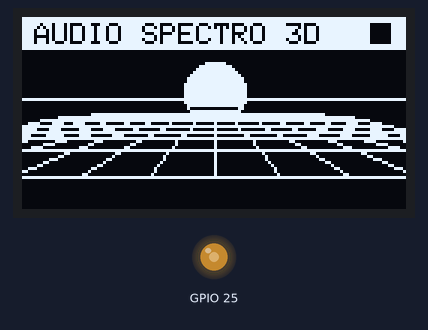
Bench run of a sketch on a simulated ESP32. On the bench: 128×64 one-colour display, output pins drawn as LEDs (lit = HIGH).

Above: at 0.2 s.
At 0.81 s:
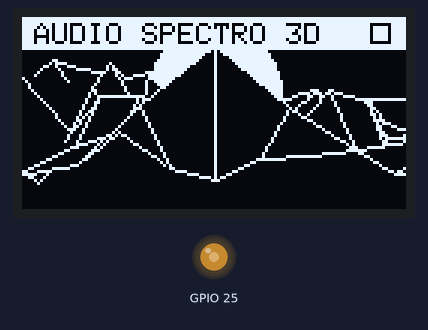
At 1.72 s:
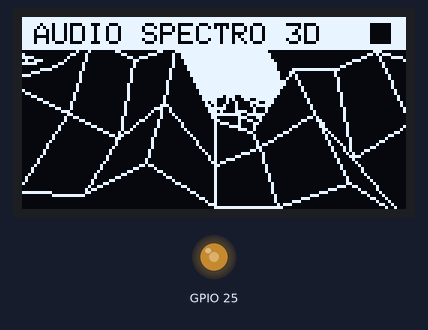
At 2.33 s:
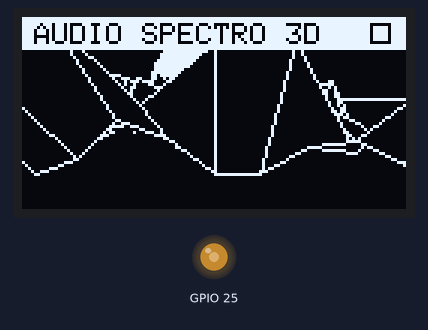
Timing chart, 0 to 2.4 s (numbered marks = the images above):
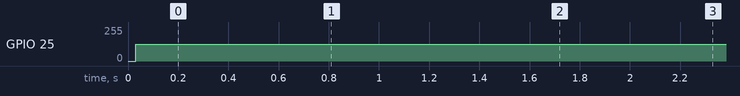

Measured:
- by itself, GPIO 25: 0/255 → 127/255 at 0.03 s

The sketch:

chiptune_synth.ino
```cpp
// ============================================================
//  CHIPTUNE SYNTH & 3D MUSIC-REACTIVE TERRAIN
//  ESP32 + SSD1306 128x64 OLED
// ============================================================
//  - Sintetizador Chiptune de 3 canales a 16,000 Hz por Hardware (DAC Pin 25).
//  - Secuenciador integrado con pista de bajo, melodía arpegiada y percusión.
//  - Analizador de espectro FFT Cooley-Tukey en tiempo real (64 muestras).
//  - Terreno 3D reactivo a las frecuencias (Graves al centro, agudos a lados).
//  - Sol retro sunset pulsante en el horizonte al ritmo de los bajos.
//  - Cámara con rebote vertical (bobbing) físico activado por el volumen.
//  - Renderizado 3D sólido con oclusión completa (Painter's Algorithm).
// ============================================================

#include <Wire.h>
#include <Adafruit_GFX.h>
#include <Adafruit_SSD1306.h>
#include <math.h>
#include "esp_timer.h"

#define SCR_W 128
#define SCR_H 64
#define OLED_RESET -1
#define OLED_ADDR  0x3C
Adafruit_SSD1306 display(SCR_W, SCR_H, &Wire, OLED_RESET);

// Parámetros de la grilla 3D
const int scl = 12;   // Tamaño de celda en la grilla
const int cols = 16;  // Columnas (correspondientes a 16 bandas FFT)
const int rows = 12;  // Filas
float terrain[cols][rows];

// Configuración de proyección 3D
const float fov = 50.0;
float cam_h = 16.0;     // Altura de cámara (bobbing reactivo)
float theta = 0.22;     // Pitch hacia abajo (12.6 grados)
float cos_theta = cos(theta);
float sin_theta = sin(theta);

// Buffer circular de audio para la FFT
volatile int bufferWriteIdx = 0;
volatile float audioBuffer[64];

// ============================================================
//  MÚSICA Y SECUENCIADOR RETRO CHIPTUNE (Secuencias en PROGMEM)
// ============================================================
const uint32_t stepSamples = 1900; // Tempo (~118 BPM, 1900 muestras por paso a 16kHz)
uint32_t currentSample = 0;
int currentStep = 0;

// Notas de Melodía Arpegiada (MIDI)
const uint8_t PROGMEM melodyPattern[32] = {
  60, 64, 67, 72,  60, 64, 67, 72,  // Do Mayor arpegio
  62, 65, 69, 74,  62, 65, 69, 74,  // Re menor arpegio
  57, 60, 64, 69,  57, 60, 64, 69,  // La menor arpegio
  59, 62, 67, 71,  59, 62, 67, 71   // Sol Mayor arpegio
};

// Notas de Bajo Pulsante (MIDI)
const uint8_t PROGMEM bassPattern[32] = {
  36, 0, 36, 0,  38, 0, 38, 0,
  33, 0, 33, 0,  35, 0, 35, 0,
  36, 36, 0, 36, 38, 38, 0, 38,
  33, 33, 0, 33, 35, 35, 0, 35
};

// Percusiones (1: Bombo/Kick, 2: Redoblante/Snare, 3: Platillo/Hi-hat)
const uint8_t PROGMEM drumPattern[32] = {
  1, 0, 3, 0,  2, 0, 3, 0,
  1, 3, 0, 3,  2, 0, 3, 0,
  1, 0, 3, 0,  2, 0, 3, 0,
  1, 3, 1, 0,  2, 3, 2, 0
};

// Variables del sintetizador
volatile float freq1 = 0.0f;      // Frecuencia arpegio (lead)
volatile float freq2 = 0.0f;      // Frecuencia bajo
volatile float env1 = 0.0f;       // Envolvente lead
volatile float env2 = 0.0f;       // Envolvente bajo
volatile float envNoise = 0.0f;   // Envolvente percusión
volatile int noiseType = 0;       // Tipo de percusión activa
volatile float kickFreq = 0.0f;   // Barrido de frecuencia del bombo

float phase1 = 0.0f;
float phase2 = 0.0f;
uint16_t lfsr = 0xACE1u;          // Registro de ruido aleatorio

// Convertir MIDI a frecuencia
float noteToFreq(int note) {
  if (note == 0) return 0.0f;
  return 440.0f * pow(2.0f, (note - 69) / 12.0f);
}

// ============================================================
//  RUTINA DE INTERRUPCIÓN (Síntesis de Audio a 16,000 Hz)
// ============================================================
void IRAM_ATTR onTimerCallback(void* arg) {
  // 1. Avanzar secuenciador
  currentSample++;
  if (currentSample >= stepSamples) {
    currentSample = 0;
    currentStep = (currentStep + 1) % 32;

    // Disparar nota de melodía
    uint8_t mNote = pgm_read_byte(&melodyPattern[currentStep]);
    if (mNote > 0) {
      freq1 = noteToFreq(mNote) / 16000.0f;
      env1 = 1.0f;
    }

    // Disparar nota de bajo
    uint8_t bNote = pgm_read_byte(&bassPattern[currentStep]);
    if (bNote > 0) {
      freq2 = noteToFreq(bNote) / 16000.0f;
      env2 = 1.0f;
    }

    // Disparar percusión
    uint8_t dEvent = pgm_read_byte(&drumPattern[currentStep]);
    if (dEvent == 1) { // Kick (Bombo)
      kickFreq = 150.0f / 16000.0f;
      noiseType = 3;
      envNoise = 1.0f;
    } else if (dEvent == 2) { // Snare (Redoblante)
      noiseType = 2;
      envNoise = 1.0f;
    } else if (dEvent == 3) { // Hi-hat (Platillo)
      noiseType = 1;
      envNoise = 0.5f;
    }
  }

  // 2. Caída de las envolventes analógicas
  env1 *= 0.9991f;      // Decaimiento medio para la melodía
  env2 *= 0.9982f;      // Decaimiento rápido para el bajo
  envNoise *= 0.9945f;  // Decaimiento súper rápido para percusión

  // 3. Canal 1: Onda Cuadrada (Melodía Lead)
  float out1 = 0.0f;
  if (freq1 > 0.0f && env1 > 0.01f) {
    phase1 += freq1;
    if (phase1 >= 1.0f) phase1 -= 1.0f;
    out1 = (phase1 < 0.25f) ? 1.0f : -1.0f; // Ciclo de trabajo del 25% para un tono nasal retro
    out1 *= env1 * 0.30f;
  }

  // 4. Canal 2: Onda Diente de Sierra (Bajos)
  float out2 = 0.0f;
  if (freq2 > 0.0f && env2 > 0.01f) {
    phase2 += freq2;
    if (phase2 >= 1.0f) phase2 -= 1.0f;
    out2 = (phase2 * 2.0f - 1.0f) * env2 * 0.38f;
  }

  // 5. Canal 3: Percusiones (LFSR Noise / Pitch Sweep)
  float outNoise = 0.0f;
  if (envNoise > 0.01f) {
    // Algoritmo LFSR para generar ruido blanco
    uint16_t bit = ((lfsr >> 0) ^ (lfsr >> 2) ^ (lfsr >> 3) ^ (lfsr >> 5)) & 1;
    lfsr = (lfsr >> 1) | (bit << 15);
    float noiseVal = (lfsr & 1) ? 1.0f : -1.0f;

    if (noiseType == 1) {
      // Hi-hat: Ruido filtrado paso alto sencillo
      static float lastNoise = 0.0f;
      outNoise = (noiseVal - lastNoise) * envNoise * 0.15f;
      lastNoise = noiseVal;
    }
    else if (noiseType == 2) {
      // Snare: Ráfaga de ruido blanco pura
      outNoise = noiseVal * envNoise * 0.28f;
    }
    else if (noiseType == 3) {
      // Kick: Barrido de frecuencia descendente con onda senoidal
      static float kickPhase = 0.0f;
      kickPhase += kickFreq;
      if (kickPhase >= 1.0f) kickPhase -= 1.0f;
      outNoise = sin(kickPhase * 2.0f * 3.14159265f) * envNoise * 0.55f;
      kickFreq *= 0.994f; // Caída exponencial del tono
    }
  }

  // 6. Mezclar canales, limitar rango y escribir al DAC de 8 bits
  float mixed = out1 + out2 + outNoise;
  if (mixed < -1.0f) mixed = -1.0f;
  if (mixed > 1.0f) mixed = 1.0f;

  uint8_t dacSample = (uint8_t)((mixed + 1.0f) * 127.0f);
  dacWrite(25, dacSample); // Salida al pin GPIO 25

  // Guardar muestra normalizada en el buffer de la FFT
  audioBuffer[bufferWriteIdx] = mixed;
  bufferWriteIdx = (bufferWriteIdx + 1) % 64;
}

// ============================================================
//  ALGORITMO FFT (Cooley-Tukey Radix-2 de 64 muestras)
// ============================================================
void computeFFT(float* rex, float* imx, int n) {
  int i, j, k, l, m, le, le1, ip;
  float tr, ti, ur, ui, wr, wi, sr, si;

  // Bit Reversal
  j = n / 2;
  for (i = 1; i < n - 1; i++) {
    if (i < j) {
      tr = rex[j]; rex[j] = rex[i]; rex[i] = tr;
      ti = imx[j]; imx[j] = imx[i]; imx[i] = ti;
    }
    k = n / 2;
    while (k <= j) {
      j -= k;
      k /= 2;
    }
    j += k;
  }

  // Mariposas FFT
  m = (int)(log(n) / log(2) + 0.5);
  for (l = 1; l <= m; l++) {
    le = 1 << l;
    le1 = le / 2;
    ur = 1.0f;
    ui = 0.0f;
    float angle = -3.14159265f / le1;
    wr = cos(angle);
    wi = sin(angle);
    for (j = 0; j < le1; j++) {
      for (i = j; i < n; i += le) {
        ip = i + le1;
        tr = rex[ip] * ur - imx[ip] * ui;
        ti = rex[ip] * ui + imx[ip] * ur;
        rex[ip] = rex[i] - tr;
        imx[ip] = imx[i] - ti;
        rex[i] += tr;
        imx[i] += ti;
      }
      sr = ur * wr - ui * wi;
      si = ur * wi + ui * wr;
      ur = sr;
      ui = si;
    }
  }
}

// ============================================================
//  PROYECCIÓN DE PERSPECTIVA TERRENO 3D
// ============================================================
void project3D(float gx, float gy, float gz, int16_t &sx, int16_t &sy) {
  float px = (gx - cols / 2.0f) * scl;
  float py = gy * scl + 24.0f; // Distancia focal inicial

  // Rotación espacial de cámara (mirar abajo)
  float y_cam = py * cos_theta - (gz - cam_h) * sin_theta;
  float z_cam = py * sin_theta + (gz - cam_h) * cos_theta;

  if (y_cam < 1.0f) y_cam = 1.0f;

  // Proyección de perspectiva y centrado
  float temp_x = (px * fov / y_cam);
  float temp_y = -(z_cam * fov / y_cam) + 6.0f;

  // Clamping de seguridad
  if (temp_x < -200.0f) temp_x = -200.0f;
  if (temp_x > 200.0f) temp_x = 200.0f;
  if (temp_y < -200.0f) temp_y = -200.0f;
  if (temp_y > 200.0f) temp_y = 200.0f;

  sx = (SCR_W / 2) + (int16_t)temp_x;
  sy = (SCR_H / 2) + (int16_t)temp_y;
}

// Dibujar sol retro sunset
void drawRetroSun(int16_t cx, int16_t cy, int16_t r) {
  display.fillCircle(cx, cy, r, SSD1306_WHITE);
  // Líneas de corte horizontales
  for (int16_t dy = 2; dy < r; dy += 3) {
    int16_t half_w = sqrt(r * r - dy * dy);
    display.drawFastHLine(cx - half_w, cy + dy, half_w * 2, SSD1306_BLACK);
  }
}

// ============================================================
//  INICIALIZACIÓN SETUP
// ============================================================
void setup() {
  Serial.begin(115200);
  if (!display.begin(SSD1306_SWITCHCAPVCC, OLED_ADDR)) {
    while (1);
  }
  display.clearDisplay();

  // Limpiar terreno
  for (int y = 0; y < rows; y++) {
    for (int x = 0; x < cols; x++) {
      terrain[x][y] = 0.0f;
    }
  }

  // Inicializar temporizador de alta frecuencia ESP_TIMER (16,000 Hz)
  const esp_timer_create_args_t timer_args = {
    .callback = &onTimerCallback,
    .name = "chiptune_timer"
  };
  esp_timer_handle_t synth_timer;
  esp_timer_create(&timer_args, &synth_timer);
  esp_timer_start_periodic(synth_timer, 62); // 62.5 microsegundos = ~16kHz
}

// ============================================================
//  LOOP PRINCIPAL (Cálculo de FFT y Renderizado)
// ============================================================
void loop() {
  // 1. Obtener una captura instantánea (snapshot) del buffer de audio de forma segura
  float rex[64];
  float imx[64];
  int readIdx = bufferWriteIdx;
  for (int i = 0; i < 64; i++) {
    rex[i] = audioBuffer[(readIdx + i) % 64];
    imx[i] = 0.0f;
  }

  // 2. Procesar Transformada Rápida de Fourier
  computeFFT(rex, imx, 64);

  // Calcular las magnitudes de las primeras 16 bandas (rango de 0 a 4,000 Hz)
  float magnitude[16];
  float totalVolume = 0.0f;
  for (int i = 0; i < 16; i++) {
    float mag = sqrt(rex[i] * rex[i] + imx[i] * imx[i]);

    // Boost logarítmico/escala para balancear frecuencias altas y agudas
    float boost = 1.0f + i * 0.18f;
    magnitude[i] = mag * boost;

    // Suma de volumen de bajos (primeras 6 bandas) para reactividad física
    if (i < 6) {
      totalVolume += mag;
    }
  }

  // 3. Reactividad física: altura de cámara (bobbing) y tamaño de sol según volumen de graves
  if (totalVolume > 4.0f) totalVolume = 4.0f;
  cam_h = 13.5f + totalVolume * 3.5f; // La cámara sube y rebota ante golpes de bajo
  int16_t sunRadius = 10 + (int16_t)(totalVolume * 3.0f); // El sol pulsa rítmicamente

  // 4. Desplazar el terreno 3D hacia adelante (Efecto Waterfall del espectro)
  for (int y = rows - 1; y > 0; y--) {
    for (int x = 0; x < cols; x++) {
      terrain[x][y] = terrain[x][y - 1];
    }
  }

  // Cargar las nuevas frecuencias calculadas en la fila del horizonte (y = 0)
  for (int x = 0; x < cols; x++) {
    // Mapear frecuencia a altura
    float val = magnitude[x] * 12.0f;
    if (val > 45.0f) val = 45.0f;

    // Suavizado temporal de las crestas
    terrain[x][0] = terrain[x][0] * 0.25f + val * 0.75f;
  }

  // Comenzar dibujo
  display.clearDisplay();

  // 5. Dibujar Fondo de Estrellas y Sol Retro Sunset Pulsante
  drawRetroSun(64, 25, sunRadius);

  // Línea del horizonte divisoria
  display.drawFastHLine(0, 27, SCR_W, SSD1306_WHITE);

  // 6. Pre-calcular las coordenadas proyectadas de todos los nodos de la malla
  int16_t sx[cols][rows];
  int16_t sy[cols][rows];
  for (int y = 0; y < rows; y++) {
    for (int x = 0; x < cols; x++) {
      project3D(x, y, terrain[x][y], sx[x][y], sy[x][y]);
    }
  }

  // 7. Renderizar terreno de atrás hacia adelante (Algoritmo del Pintor)
  for (int y = rows - 1; y > 0; y--) {
    for (int x = 0; x < cols - 1; x++) {
      int16_t x0 = sx[x][y];
      int16_t y0 = sy[x][y];
      int16_t x1 = sx[x+1][y];
      int16_t y1 = sy[x+1][y];
      int16_t x2 = sx[x+1][y-1];
      int16_t y2 = sy[x+1][y-1];
      int16_t x3 = sx[x][y-1];
      int16_t y3 = sy[x][y-1];

      // Oclusión de caras traseras pintando el fondo de negro
      display.fillTriangle(x0, y0, x1, y1, x3, y3, SSD1306_BLACK);
      display.fillTriangle(x1, y1, x2, y2, x3, y3, SSD1306_BLACK);

      // Trazar bordes de rejilla blanca
      display.drawLine(x0, y0, x1, y1, SSD1306_WHITE); // Línea horizontal trasera
      display.drawLine(x0, y0, x3, y3, SSD1306_WHITE); // Línea longitudinal izquierda

      if (x == cols - 2) {
        display.drawLine(x1, y1, x2, y2, SSD1306_WHITE); // Cierre borde derecho
      }
      if (y == 1) {
        display.drawLine(x3, y3, x2, y2, SSD1306_WHITE); // Borde frontal más cercano
      }
    }
  }

  // 8. Dibujar barra de información decorativa superior
  display.fillRect(0, 0, SCR_W, 11, SSD1306_WHITE);
  display.setTextColor(SSD1306_BLACK);
  display.setTextSize(1);
  display.setCursor(4, 2);
  display.print(F("AUDIO SPECTRO 3D"));

  // Dibujar indicador animado de tempo en la esquina del banner
  if (currentStep % 4 == 0) {
    display.fillRect(SCR_W - 12, 2, 7, 7, SSD1306_BLACK);
  } else {
    display.drawRect(SCR_W - 12, 2, 7, 7, SSD1306_BLACK);
  }

  display.display();

  // Capping de framerate estable (~40 FPS)
  delay(25);
}
```
